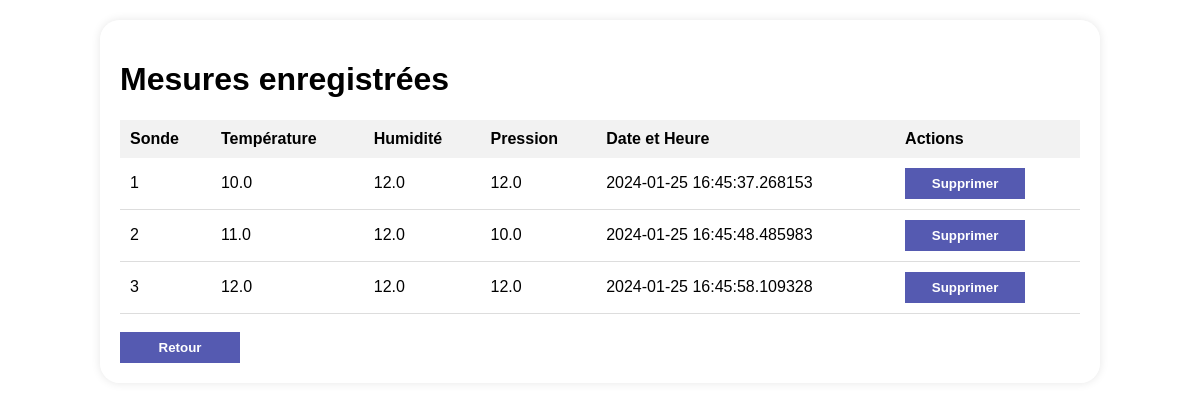
The app's page /afficher_mesures, older data.
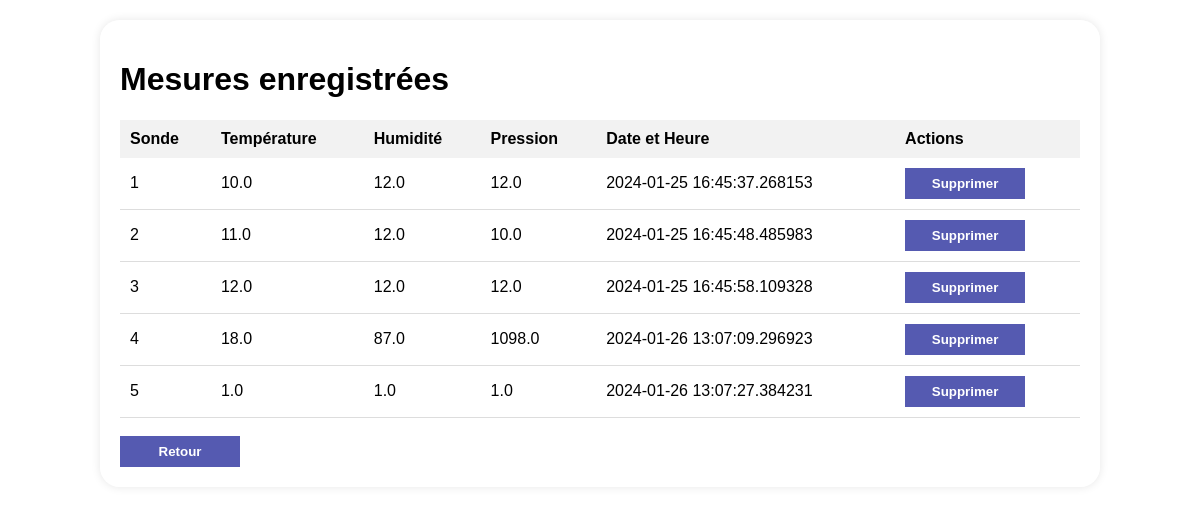
The same page, newer data.
### tables this page shows
CREATE TABLE Meteo (
        M_Id INTEGER PRIMARY KEY AUTOINCREMENT,
        user_id INTEGER,
        temperature REAL,
        humidite REAL,
        pression REAL,
        temps DATETIME,
        FOREIGN KEY (user_id) REFERENCES User(US_Id)
    );

### app.py (the view)
@app.route('/afficher_mesures')
def afficher_mesures():
    with connect_db() as db:
        cursor = db.cursor()
        cursor.execute("SELECT * FROM Meteo")
        mesures = cursor.fetchall()
    mesures_enum = list(enumerate(mesures, start=1))
    return render_template('afficher_mesures.html', mesures_enum=mesures_enum)

### app.py (called while the page is built)
def connect_db():
    db_path = 'base_de_donnee.db'
    print(f"Connecté à la base de données : {db_path}")
    return sqlite3.connect(db_path)

### templates/afficher_mesures.html (shortened to what this page needs)
<!DOCTYPE html>
<html lang="fr">
  <head>
    <link rel="stylesheet" href="/static/style4.css" />
  </head>
  <body>
    <div class="wrapper">
      <h1>Mesures enregistrées</h1>
      <table>
        <thead>
          <tr>
            <th>Sonde</th>
            <th>Température</th>
            <th>Humidité</th>
            <th>Pression</th>
            <th>Date et Heure</th>
            <th>Actions</th>
          </tr>
        </thead>
        <tbody>
          {% for index, mesure in mesures_enum %}
          <tr>
            <td>{{ index }}</td>
            <td>{{ mesure[2] }}</td>
            <td>{{ mesure[3] }}</td>
            <td>{{ mesure[4] }}</td>
            <td>{{ mesure[5] }}</td>
            <td>
              <form method="post" action="/supprimer_mesure/{{ mesure[0] }}">
                <button type="submit" class="btn">Supprimer</button>
              </form>
            </td>
          </tr>
          {% endfor %}
        </tbody>
      </table>
      <br />
      <button onclick="window.location.href='/sonde'" class="btn">
        Retour
      </button>
    </div>
  </body>
</html>

### static/style4.css (style rules this page uses)
body { font-family: Arial, sans-serif; background-color: #f4f4f4; margin: 0; padding: 0; background-repeat: no-repeat !important; background-size: cover !important; background-attachment: fixed !important; background-position: center !important; background: url(nightbg.png); }
.wrapper { width: 80%; margin: 20px auto; background-color: #ffffff99; border-radius: 20px; padding: 20px; box-shadow: 0 0 10px rgba(0, 0, 0, 0.1); transition: all 0.15s ease-in; }
table { width: 100%; border-collapse: collapse; margin-top: 20px; }
th, td { padding: 10px; text-align: left; }
th { background-color: #f2f2f2; }
td { border-bottom: 1px solid #ddd; }
.btn { width: 10vw; background-color: #555ab1; color: #fff; border: none; padding: 8px 12px; cursor: pointer; font-weight: 800; transition: all 0.15s ease-in; }

Row changes from the older to the newer data that the page shows:
added Meteo: index "4", temperature "18.0", humidite "87.0", pression "1098.0", temps "2024-01-26 13:07:09.296923"
added Meteo: index "5", temperature "1.0", humidite "1.0", pression "1.0", temps "2024-01-26 13:07:27.384231"
